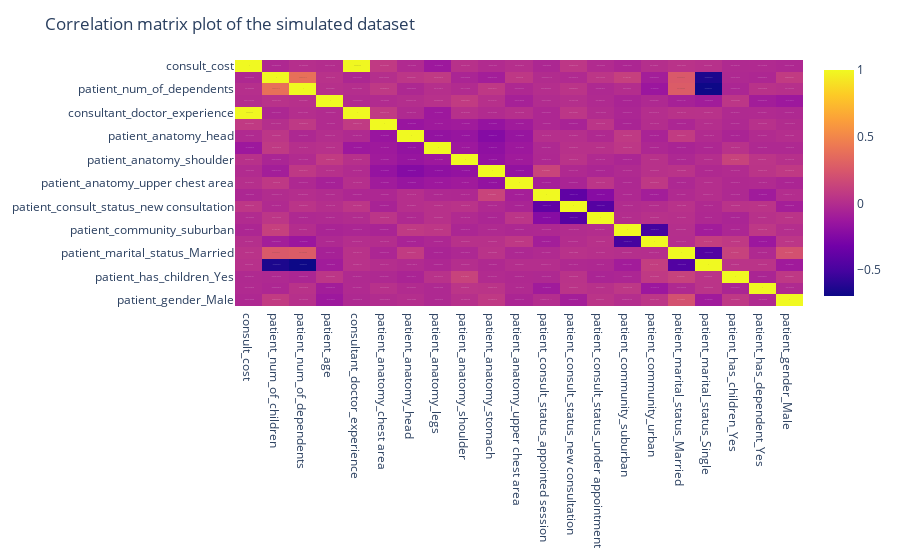

The cell this chart's notebook holds for it:
### Markdown cell above
#### correlation

### Code cell
corr = simulated_dataframe.corr()
fig = px.imshow(corr, text_auto=True, aspect="auto")

# Title
fig.update_layout(title_text="Correlation matrix plot of the simulated dataset")

fig.show()

### Figure 1 — Plotly figure (JSON) as saved in the notebook; plotly's stock layout.template omitted (floating-point values rounded to 4 significant figures; data arrays with more than 128 entries replaced by an {"elided": "..."} marker saying what was removed)
{"data": [{"coloraxis": "coloraxis", "hovertemplate": "x: %{x}<br>y: %{y}<br>color: %{z}<extra></extra>", "name": "0", "texttemplate": "%{z}", "type": "heatmap", "x": ["consult_cost", "patient_num_of_children", "patient_num_of_dependents", "patient_age", "consultant_doctor_experience", "patient_anatomy_chest area", "patient_anatomy_head", "patient_anatomy_legs", "patient_anatomy_shoulder", "patient_anatomy_stomach", "patient_anatomy_upper chest area", "patient_consult_status_appointed session", "patient_consult_status_new consultation", "patient_consult_status_under appointment", "patient_community_suburban", "patient_community_urban", "patient_marital_status_Married", "patient_marital_status_Single", "patient_has_children_Yes", "patient_has_dependent_Yes", "patient_gender_Male"], "xaxis": "x", "y": ["consult_cost", "patient_num_of_children", "patient_num_of_dependents", "patient_age", "consultant_doctor_experience", "patient_anatomy_chest area", "patient_anatomy_head", "patient_anatomy_legs", "patient_anatomy_shoulder", "patient_anatomy_stomach", "patient_anatomy_upper chest area", "patient_consult_status_appointed session", "patient_consult_status_new consultation", "patient_consult_status_under appointment", "patient_community_suburban", "patient_community_urban", "patient_marital_status_Married", "patient_marital_status_Single", "patient_has_children_Yes", "patient_has_dependent_Yes", "patient_gender_Male"], "yaxis": "y", "z": {"elided": "21x21 float values"}}], "layout": {"coloraxis": {"colorscale": [[0, "#0d0887"], [0.1111, "#46039f"], [0.2222, "#7201a8"], [0.3333, "#9c179e"], [0.4444, "#bd3786"], [0.5556, "#d8576b"], [0.6667, "#ed7953"], [0.7778, "#fb9f3a"], [0.8889, "#fdca26"], [1, "#f0f921"]]}, "margin": {"t": 60}, "title": {"text": "Correlation matrix plot of the simulated dataset"}, "xaxis": {"anchor": "y", "domain": [0, 1]}, "yaxis": {"anchor": "x", "autorange": "reversed", "domain": [0, 1]}}}
